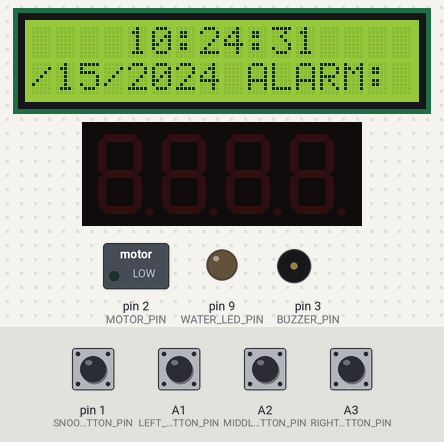
Bench run of a program on a simulated Arduino Nano, built with avr-gcc and run on an emulated ATmega328P. Parts: 16×2 character LCD, 4-digit seven-segment display, switched loads named in the program (green lamp = pin HIGH), output pins drawn as LEDs (lit = HIGH), buzzer (waves = sounding, pin HIGH). Inputs (shaded band) come from the test bench; at power-on: A1 (LEFT_BUTTON_PIN), A2 (MIDDLE_BUTTON_PIN), A3 (RIGHT_BUTTON_PIN), pin 1 (SNOOZE_BUTTON_PIN) HIGH. The local clock reads 2024-03-15 10:24:30 at power-on unless the program sets it.

Above: at 1.2 s.
1.3 s: A2 (MIDDLE_BUTTON_PIN) pulled LOW for 0.15 s
At 3.8 s:
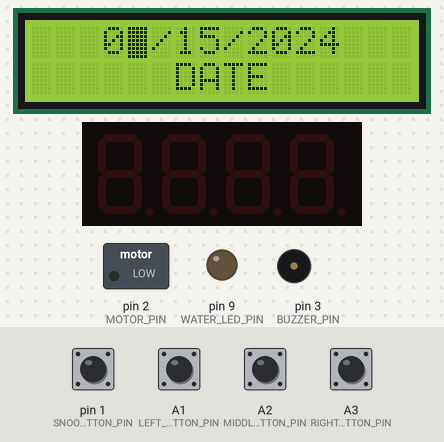
4.1 s: A2 (MIDDLE_BUTTON_PIN) pulled LOW for 1 s
At 6.9 s:
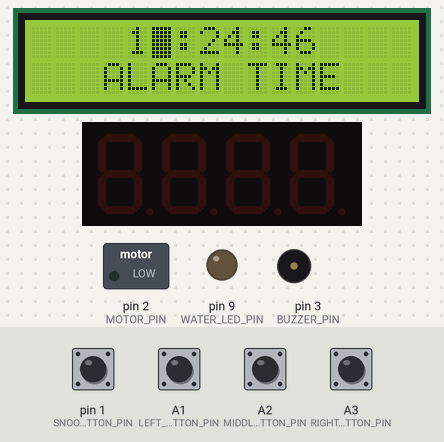
7.7 s: A2 (MIDDLE_BUTTON_PIN) pulled LOW for 0.15 s
At 10.1 s:
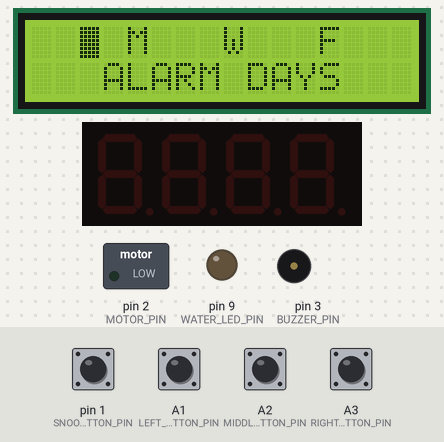
10.8 s: A1 (LEFT_BUTTON_PIN) pulled LOW for 0.15 s
13.9 s: A2 (MIDDLE_BUTTON_PIN) pulled LOW for 0.15 s
At 15.9 s:
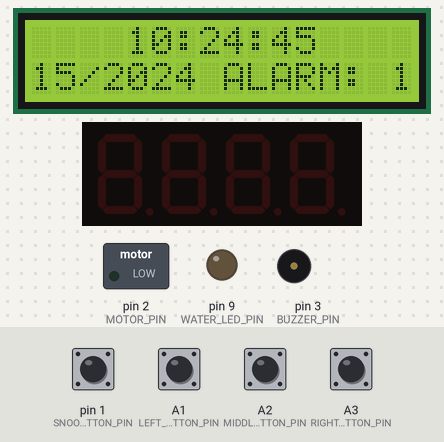
17.0 s: A3 (RIGHT_BUTTON_PIN) pulled LOW for 0.15 s
At 19.0 s:
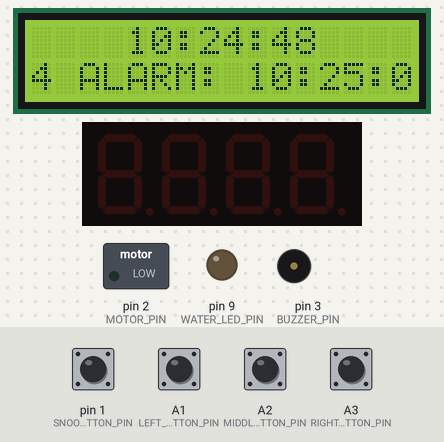
Timing chart, 0 to 20.5 s (numbered marks = the images above; inputs shaded):
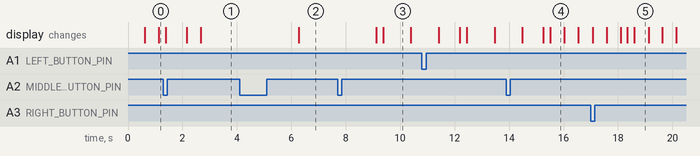

Measured:
- after the input at 1.3 s, the display: first differs from a run without the input after 1.4 s (image 1)
- after the input at 4.1 s, the display: changes after 2.2 s (image 2)
- after the input at 7.7 s, the display: first changes after 1.4 s (image 3 shows a later state)
- after the input at 13.9 s, the display: first differs from a run without the input after 1.4 s (image 4 shows a later state)
- what the display in image 3 shows lasts 1.0 s, from 9.4 s to 10.4 s
- what the display in image 4 shows lasts 0.5 s, from 15.5 s to 16.0 s

The program:

main.cpp
```cpp
#include <Arduino.h>
#include <RTClib.h>
#include <LiquidCrystal.h>
#include <TM1637Display.h>

// Delay between loops (milliseconds)
#define LOOP_DELAY 20

// Length of LCD (characters)
#define LCD_LENGTH 16

// LCD refresh interval (milliseconds)
#define LCD_REFRESH_RATE 250

// Max length of scrolling info string
#define SCROLL_LENGTH 64

// How frequently (intervals of LCD_REFRESH_RATE) to scroll the text
#define SCROLL_RATE 2

// How frequently (intervals of LCD_REFRESH_RATE) to blink selections
#define BLINK_RATE 4

// Short press time threshold (milliseconds)
#define SHORT_PRESS_TIME 50

// Long press time threshold (milliseconds)
#define LONG_PRESS_TIME 1000

// Pins for LCD
#define LCD_RS  4
#define LCD_E   8
#define LCD_D4  5
#define LCD_D5  6
#define LCD_D6  12
#define LCD_D7  7

// Button Pins
#define LEFT_BUTTON_PIN     A1
#define MIDDLE_BUTTON_PIN   A2
#define RIGHT_BUTTON_PIN    A3
#define SNOOZE_BUTTON_PIN   1

// Buzzer Pin
#define BUZZER_PIN 3

// Motor Pin
#define MOTOR_PIN 2

// Seven Segment Display Pins
#define TM1637_CLK 11
#define TM1637_DIO 10

// Water Level Warning LED Pin
#define WATER_LED_PIN 9

// Pages for the 16x2 LCD Display
enum Page {
    STANDBY,
    SETTING_TIME,
    SETTING_DATE,
    SETTING_ALARM,
    SETTING_ALARM_DAYS
};

// Types of button presses
enum Press {
    NO_PRESS,
    SHORT_PRESS,
    LONG_PRESS
};

// Day abbreviations
const char daysOfTheWeek[7] = {'S', 'M', 'T', 'W', 'R', 'F', 'S'};

// LCD panel
LiquidCrystal lcd(LCD_RS, LCD_E, LCD_D4, LCD_D5, LCD_D6, LCD_D7);

// Current state for state machine in loop()
Page currState = STANDBY;

// Scrolling text on bottom row of 16x2 LCD
char scroll[SCROLL_LENGTH] = "";

// Real-time clock
RTC_PCF8523 rtc;

// Seven Segment Display
TM1637Display display(TM1637_CLK, TM1637_DIO);

// Alarm time
DateTime alarm;

// Alarm set days
bool alarmDays[7] = {true, false, true, false, true, false, true};

// Represents selection number when setting day / time / alarm time / alarm days
uint8_t selection = 0;

// Represents # of loop calls
uint32_t loopCount = 0;

// Whether or not the alarm has been snoozed
bool snoozed = false;

// Whether or not alarm has rung
bool rang = false;

// Draw a string centered within a row on the 16x2 LCD
void drawCentered(const char *str, uint8_t row) {
    uint8_t len = strlen(str);

    if (len > LCD_LENGTH) {
        return;
    }

    uint8_t startCol = (LCD_LENGTH / 2) - (len / 2);

    lcd.setCursor(startCol, row);
    lcd.print(str);
}

// Displays a time, centered
void drawCenteredTime(DateTime time, uint8_t row) {
    char buf[9];
    snprintf(buf, 9, "%02d:%02d:%02d", time.hour(), time.minute(), time.second());
    drawCentered(buf, row);
}

// Draws scrolling text
void drawScroll(const char *str, uint8_t row, uint16_t rate) {
    static uint16_t realOffset = 0;
    uint8_t offset = realOffset / rate;
    uint8_t len = strlen(str);

    // Take largest possible chunk of remaining text.
    char buf[LCD_LENGTH + 1];
    uint8_t pos = 0;
    pos = min(len - offset, LCD_LENGTH);
    strncpy(buf, &str[offset], pos);

    // Fill scroll text completely
    while (pos < (LCD_LENGTH)) {
        // Take chunk of next scroll
        uint8_t nextLen = min((LCD_LENGTH) - pos, (int) len);
        strncpy(&buf[pos], str, nextLen);
        pos += nextLen;
    }
    buf[LCD_LENGTH] = '\0';

    lcd.setCursor(0, 1);
    lcd.print(buf);

    // realOffset rolls over at (rate * len) so that (realOffset / rate) is smooth.
    realOffset++;
    if (realOffset == (rate * len)) {
        realOffset = 0;
    }
}

void setScroll(char *str, DateTime now) {
    int pos = 0;

    // Generate date / alarm time scroll text.
    snprintf(str, SCROLL_LENGTH, "%02d/%02d/%04d ALARM: %02d:%02d:%02d ", now.month(), now.day(), now.year(),
             alarm.hour(), alarm.minute(), alarm.second());
    pos = strlen(str);

    // Add alarm days to scroll text
    char *end = &str[pos];
    for (uint8_t i = 0; i < 7; i++) {
        if (alarmDays[i]) {
            // Active days blink.
            if (((loopCount / (LCD_REFRESH_RATE / LOOP_DELAY)) % (2 * BLINK_RATE)) < BLINK_RATE) {
                *(end++) = daysOfTheWeek[i];
            } else {
                *(end++) = ' ';
            }
        } else {
            // Inactive days are solid.
            *(end++) = daysOfTheWeek[i];
        }
    }
    // The space serves as padding for the continuous scroll.
    *end++ = ' ';
    *end = '\0';
}

Press getButtonPressState(uint8_t pin, bool on) {
    // Keep track of A0-A7 and how many calls to this function they have been pressed for.
    static uint16_t downFor[8] = {0, 0, 0, 0, 0, 0, 0, 0};

    uint8_t index = pin - A0;
    if (on == digitalRead(pin)) {
        downFor[index]++;
        // Goal is to only report press once. If you hold it down for longer
        // than required, it should have no effect.
        if (downFor[index] == (LONG_PRESS_TIME / LOOP_DELAY)) {
            return LONG_PRESS;
        }
    } else {
        // Button has been released, check if it qualifies as a short press.
        uint16_t last = downFor[index];
        downFor[index] = 0;
        if ((last > (SHORT_PRESS_TIME / LOOP_DELAY)) && (last < (LONG_PRESS_TIME / LOOP_DELAY))) {
            return SHORT_PRESS;
        }
    }

    return NO_PRESS;
}

void setup() {
    pinMode(LEFT_BUTTON_PIN, INPUT_PULLUP);
    pinMode(MIDDLE_BUTTON_PIN, INPUT_PULLUP);
    pinMode(RIGHT_BUTTON_PIN, INPUT_PULLUP);
    pinMode(SNOOZE_BUTTON_PIN, INPUT_PULLUP);

    pinMode(BUZZER_PIN, OUTPUT);

    pinMode(WATER_LED_PIN, OUTPUT);

    pinMode(MOTOR_PIN, OUTPUT);
    digitalWrite(MOTOR_PIN, LOW);

    if (!rtc.begin()) {
        exit(0);
    }

    if (!rtc.initialized()) {
        exit(0);
    }

    lcd.begin(16, 2);

    display.setBrightness(0x0f);
    display.clear();

    DateTime now = rtc.now();
    alarm = DateTime(now.year(), now.month(), now.day(), 12, 0, 0);
}

void loop() {
    DateTime now = rtc.now();

    // Reset alarm at midnight
    if ((now.hour() == 0) && (now.minute() == 0) && (now.second() == 0) && rang) {
        rang = false;
    }
    uint32_t loopStart = millis();

    // Get state of buttons.
    Press lButton = getButtonPressState(LEFT_BUTTON_PIN, true);
    Press mButton = getButtonPressState(MIDDLE_BUTTON_PIN, true);
    Press rButton = getButtonPressState(RIGHT_BUTTON_PIN, true);
    Press sButton = getButtonPressState(SNOOZE_BUTTON_PIN, false);

    // Update selection of item on page
    if (mButton == SHORT_PRESS) {
        uint8_t selectionMax = 0;
        switch (currState) {
            case STANDBY:
                selectionMax = 0;
                break;
            case SETTING_ALARM_DAYS:
                selectionMax = 5;
                break;
            case SETTING_TIME:
            case SETTING_DATE:
            case SETTING_ALARM:
            default:
                selectionMax = 2;
                break;
        }

        if (selection < selectionMax) {
            selection++;
        } else {
            selection = 0;
        }
    } else if (mButton == LONG_PRESS) { // Switch Page
        switch (currState) {
            case STANDBY:
            case SETTING_TIME:
            case SETTING_DATE:
            case SETTING_ALARM:
                currState = (Page) (((uint8_t) currState) + 1);
                break;
            case SETTING_ALARM_DAYS:
            default:
                currState = STANDBY;
                break;
        }
        selection = 0; // Reset selection when switching page.
    }

    // Quick way to set an alarm very soon for demonstration purposes.
    if (rButton == LONG_PRESS) {
        rang = false;
        alarm = rtc.now() + TimeSpan(0, 0, 0, 15);
    }

    // Page State Machine
    switch (currState) {
        case STANDBY: {
            if ((loopCount % (LCD_REFRESH_RATE / LOOP_DELAY)) == 0) {
                setScroll(scroll, now);

                lcd.clear();
                drawCenteredTime(now, 0);
                drawScroll(scroll, 1, SCROLL_RATE);
            }
            break;
        }
        case SETTING_TIME: {
            if ((lButton != NO_PRESS) || (rButton != NO_PRESS)) {
                int8_t dir = (rButton != NO_PRESS) - (lButton != NO_PRESS);

                // Adjust hours / minutes / seconds by dir.
                switch (selection) {
                    case 0:
                        rtc.adjust(now + TimeSpan(0, dir, 0, 0));
                        break;
                    case 1:
                        rtc.adjust(now + TimeSpan(0, 0, dir, 0));
                        break;
                    case 2:
                        rtc.adjust(now + TimeSpan(0, 0, 0, dir));
                        break;
                    default:
                        break;
                }
            }

            if ((loopCount % (LCD_REFRESH_RATE / LOOP_DELAY)) == 0) {
                lcd.clear();
                drawCenteredTime(now, 0);
                drawCentered("TIME", 1);

                lcd.setCursor(5 + selection * 3, 0);
                lcd.blink();
            }
            break;
        }
        case SETTING_DATE: {
            if ((lButton != NO_PRESS) || (rButton != NO_PRESS)) {
                int8_t dir = (rButton != NO_PRESS) - (lButton != NO_PRESS);

                // Adjust day / month / year
                switch (selection) {
                    case 0: {
                        uint16_t year = now.year();
                        uint16_t month = now.month();
                        // Account for increments from December / decrements from January.
                        if ((month == 12) && (dir == 1)) {
                            year++;
                            month = 1;
                        } else if ((month == 1) && (dir == -1)) {
                            year--;
                            month = 12;
                        } else {
                            month += dir;
                        }
                        rtc.adjust(DateTime(year, month, now.day(), now.hour(), now.minute(), now.second()));
                        break;
                    }
                    case 1:
                        rtc.adjust(now + TimeSpan(dir, 0, 0, 0));
                        break;
                    case 2: {
                        uint16_t year = now.year();
                        // Only allow years that are four digits max b/c that's how they are padded on the scroll
                        if ((year == 9999) && (dir == 1)) {
                            year = 0;
                        } else if ((year == 0) && (dir == -1)) {
                            year = 9999;
                        } else {
                            year += dir;
                        }
                        rtc.adjust(DateTime(year, now.month(), now.day(), now.hour(), now.minute(), now.second()));
                        break;
                    }
                    default:
                        break;
                }
            }

            if ((loopCount % (LCD_REFRESH_RATE / LOOP_DELAY)) == 0) {
                char buf[11];
                snprintf(buf, 11, "%02d/%02d/%04d ", now.month(), now.day(), now.year());

                lcd.clear();
                drawCentered(buf, 0);
                drawCentered("DATE", 1);

                if (selection < 2) {
                    lcd.setCursor(4 + selection * 3, 0);
                } else {
                    lcd.setCursor(12, 0);
                }
                lcd.blink();
            }
            break;
        }
        case SETTING_ALARM: {
            if ((lButton != NO_PRESS) || (rButton != NO_PRESS)) {
                int8_t dir = ((int8_t) (rButton != NO_PRESS)) - ((int8_t) (lButton != NO_PRESS));

                // Adjust alarm hour / minute / second
                switch (selection) {
                    case 0:
                        alarm = alarm + TimeSpan(0, dir, 0, 0);
                        break;
                    case 1:
                        alarm = alarm + TimeSpan(0, 0, dir, 0);
                        break;
                    case 2:
                        alarm = alarm + TimeSpan(0, 0, 0, dir);
                        break;
                    default:
                        break;
                }

                // If the alarm is in the past, we want to set rang to true. If it's in the future, then it hasn't rung
                // yet.
                DateTime alarmToday = DateTime(now.year(), now.month(), now.day(), alarm.hour(), alarm.minute(), alarm.second());
                rang = (alarmToday <= now);
            }

            if ((loopCount % (LCD_REFRESH_RATE / LOOP_DELAY)) == 0) {
                lcd.clear();
                drawCenteredTime(alarm, 0);
                drawCentered("ALARM TIME", 1);

                lcd.setCursor(5 + selection * 3, 0);
                lcd.blink();
            }
            break;
        }
        case SETTING_ALARM_DAYS: {
            // Turn alarm days on / off
            if (rButton != NO_PRESS) {
                alarmDays[selection] = true;
            } else if (lButton != NO_PRESS) {
                alarmDays[selection] = false;
            }

            if ((loopCount % (LCD_REFRESH_RATE / LOOP_DELAY)) == 0) {
                char dayBuf[14] = "             ";
                for (uint8_t i = 0; i < 7; i++) {
                    if (alarmDays[i]) {
                        // Selected days blink
                        if (((loopCount / (LCD_REFRESH_RATE / LOOP_DELAY)) % (2 * BLINK_RATE)) < BLINK_RATE) {
                            dayBuf[i * 2] = daysOfTheWeek[i];
                        }
                    } else {
                        // Non-selected days are solid
                        dayBuf[i * 2] = daysOfTheWeek[i];
                    }
                }

                lcd.clear();
                drawCentered(dayBuf, 0);
                drawCentered("ALARM DAYS", 1);

                lcd.setCursor(2 + selection * 2, 0);
                lcd.blink();
            }
            break;
        }
        default:
            break;
    }

    // Alarm Ring Handling
    if ((currState != SETTING_ALARM) && alarmDays[now.dayOfTheWeek()]) {
        TimeSpan diff = alarm - now;
        if (((diff.hours() % 24) == 0) && !rang) {
            int16_t secs = (diff.minutes() * 60) + diff.seconds();
            static bool notified = false;
            static bool motorEnabled = false;

            // If there is less than a minute left, notify the user with a beep.
            if ((secs <= 60) && (secs > 0) && !notified) {
                tone(BUZZER_PIN, 1000, 250);
                notified = true;
            }

            // If there is less than a minute and the alarm hasn't started ringing yet, it can be snoozed once.
            if ((secs <= 60) && (secs > 0)) {
                if ((sButton == LONG_PRESS) && !snoozed) {
                    snoozed = true;
                    notified = false;
                    tone(BUZZER_PIN, 1000, 500);
                    alarm = alarm + TimeSpan(0, 0, 5, 0);
                }
            }

            // Buzz for each second between 5 and 0.
            if ((secs <= 5) && (secs > 0)) {
                static uint8_t counted = 6;

                if (counted != secs) {
                    tone(BUZZER_PIN, 1000, 500);
                    counted = secs;
                }
            }

            // Ring the alarm
            if (secs <= 0) {
                tone(BUZZER_PIN, 1250, 20);

                // Start up motor
                if (!motorEnabled) {
                    digitalWrite(MOTOR_PIN, HIGH);
                    digitalWrite(WATER_LED_PIN, HIGH);

                    motorEnabled = true;
                }
            }

            // Shut down the motor and clean up
            if (secs <= -5) {
                rang = true;
                snoozed = false;
                notified = false;
                motorEnabled = false;

                digitalWrite(MOTOR_PIN, LOW);
                digitalWrite(WATER_LED_PIN, LOW);
            }

            // Display remaining time to alarm
            if (secs > 0) {
                display.showNumberDecEx(diff.minutes(), 0b01000000, true, 2, 0);
                display.showNumberDecEx(diff.seconds(), 0b01000000, true, 2, 2);
            } else if (!rang) {
                display.showNumberDecEx(0, 0b01000000, true, 2, 0);
                display.showNumberDecEx(0, 0b01000000, true, 2, 2);
            } else {
                display.clear();
            }
        }
    }

    // If the loop has taken less than 20 milliseconds, delay so that it takes 20.
    loopCount++;
    uint32_t loopTime = millis() - loopStart;
    if (loopTime < LOOP_DELAY) {
        delay(LOOP_DELAY - loopTime);
    }
}
```
